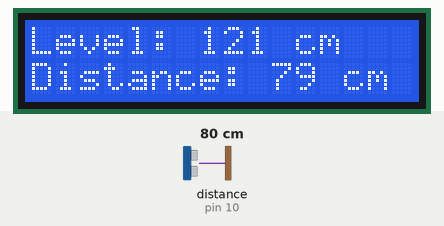
Bench run of a sketch on a simulated Arduino Uno, built with avr-gcc and run on an emulated ATmega328P. Shown: 16×2 character LCD. Wiring (from diagram.json): ultrasonic range finder: trigger pin 9; echo pin 10. The inputs (shaded band) are chosen by the test bench; at power-on: distance to the obstacle (sensor on pin 10) 80 cm. The echo pulse lasts 58.3 µs per cm; what the sketch prints to the serial monitor is not drawn.

Above: at 3.2 s.
3.3 s: distance to the obstacle (sensor on pin 10) set to 2 cm
At 5.3 s:
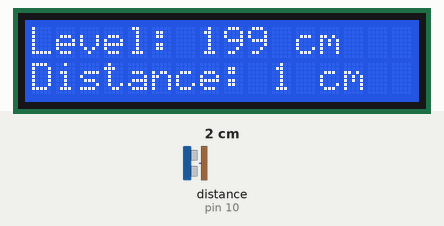
5.6 s: distance to the obstacle (sensor on pin 10) set to 4 cm
At 7.0 s:
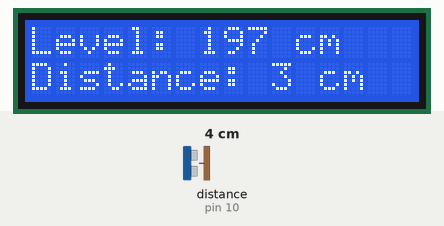
7.7 s: distance to the obstacle (sensor on pin 10) set to 9 cm
At 9.6 s:
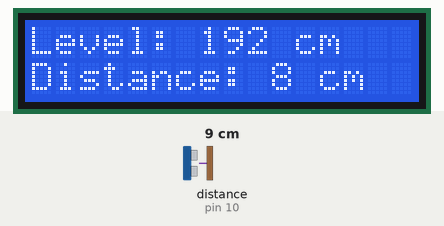
Timing chart, 0 to 11.1 s (numbered marks = the images above; inputs shaded):
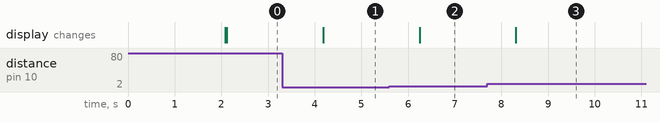

Measured:
- after the input at 3.3 s, the display: changes after 0.89 s (image 1)
- after the input at 5.6 s, the display: changes after 0.65 s (image 2)
- after the input at 7.7 s, the display: changes after 0.61 s (image 3)

The sketch:

Program_11_Water_Level_Ultrasonic.ino
```cpp
#include <LiquidCrystal_I2C.h>

const int trigPin = 9;
const int echoPin = 10;
LiquidCrystal_I2C lcd(0x27, 16, 2);
long duration;
int distance;
int maxHeight = 200;

void setup() {
  Serial.begin(9600);
  pinMode(trigPin, OUTPUT);
  pinMode(echoPin, INPUT);
  lcd.init();
  lcd.backlight();
  lcd.print("Water Level Depth");
  delay(2000);
  lcd.clear();
}

void loop() {
  digitalWrite(trigPin, LOW);
  delayMicroseconds(2);
  digitalWrite(trigPin, HIGH);
  delayMicroseconds(10);
  digitalWrite(trigPin, LOW);

  duration = pulseIn(echoPin, HIGH);

  distance = duration / 58.2;

  int waterLevel = maxHeight - distance;

  Serial.print("Distance: ");
  Serial.print(distance);
  Serial.print(" cm ");
  Serial.print("Water Level Depth: ");
  Serial.print(waterLevel);
  Serial.println(" cm");

  lcd.clear();
  lcd.setCursor(0, 0);
  lcd.print("Level: ");
  lcd.print(waterLevel);
  lcd.print(" cm");
  lcd.setCursor(0, 1);
  lcd.print("Distance: ");
  lcd.print(distance);
  lcd.print(" cm");

  delay(1000);
}
```
